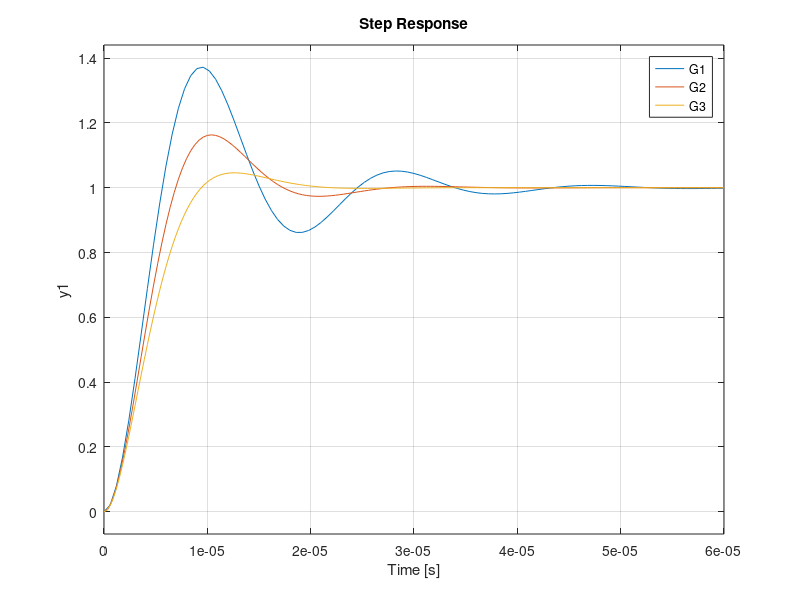

MATLAB code to generate this figure: (Note: this script raises an error after producing the figure.)
E=170000000000000;
t=0.001;
L1=0.025;
L2=0.040;
L3=0.015;
pc=2330;
w=0.002;
pf=702.4;
fo1=((1/pi)*sqrt(E/pc)*(t/L1^2));
fo2=((1/pi)*sqrt(E/pc)*(t/L2^2));
fo3=((1/pi)*sqrt(E/pc)*(t/L3^2));
f_fluid1=fo1*(1+(pi*pf*w/4*pc*t)*2)^-0.5;
f_fluid2=fo1*(1+(pi*pf*w/4*pc*t)*2)^-0.5;
f_fluid3=fo1*(1+(pi*pf*w/4*pc*t)*2)^-0.5;
wn1=2*pi*f_fluid1;
wn2=2*pi*f_fluid2;
wn3=2*pi*f_fluid3;
num=[0 1];
den1=[1/(wn1)^2 (0.3*2)/wn1 1];
den2=[1/(wn2)^2 (0.5*2)/wn2 1];
den3=[1/(wn3)^2 (0.7*2)/wn3 1];
G1=tf(num,den1);
G2=tf(num,den2);
G3=tf(num,den3); 
step(G1,G2,G3);
%bode(G1,G2,G3);
%------------------------------------------------------
%low pass filter bandwidth 100kHz
Filtnum=[0 0.5];
Filtden=[0.000000000004 0.00000056 1];
G4=tf(Filtnum,Filtden);
%bode(G4);
%--------------------------------------------------
%Amplifier
G5=1000;
%system response(amplifier, sensor, filter)
System = G4*G2*G5;
%step(System);
%bode(System);
%-------------------------------------------------------
%Sample the signal 100 times per second, for 2 seconds.
Fs = 50000;
t = [0:2*Fs+1]'/Fs;
Fc = 20; % Carrier frequency
x = sin(2*pi*t); % Sinusoidal signal

% Modulate x using single- and double-sideband AM.
ydouble = ammod(x,Fc,Fs);
%plot(ydouble);
%-------------------------------------
%t=0:0.001:0.4;
%vd=1*cos(2*pi*5*t);
%vc=0.5*cos(2*pi*15*t);
%ft=vc.*vd;
%hold on;
%plot(t,vd,'color','r');
%plot(t,vc,'color','b');
%plot(t,am,'color','g'); 
%hold off;
%----------------------------------------------------